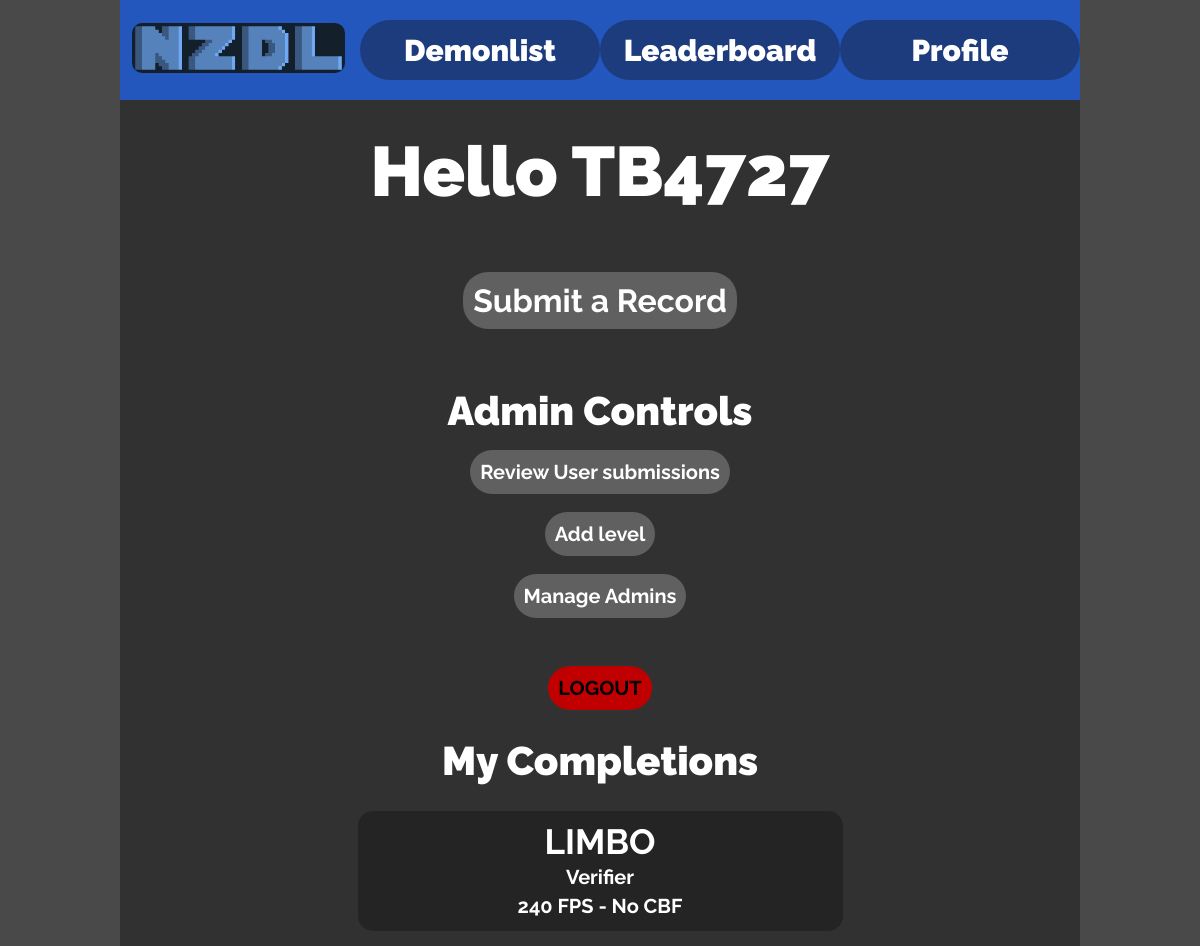
The page /profile (signed in) on the database as committed earlier.
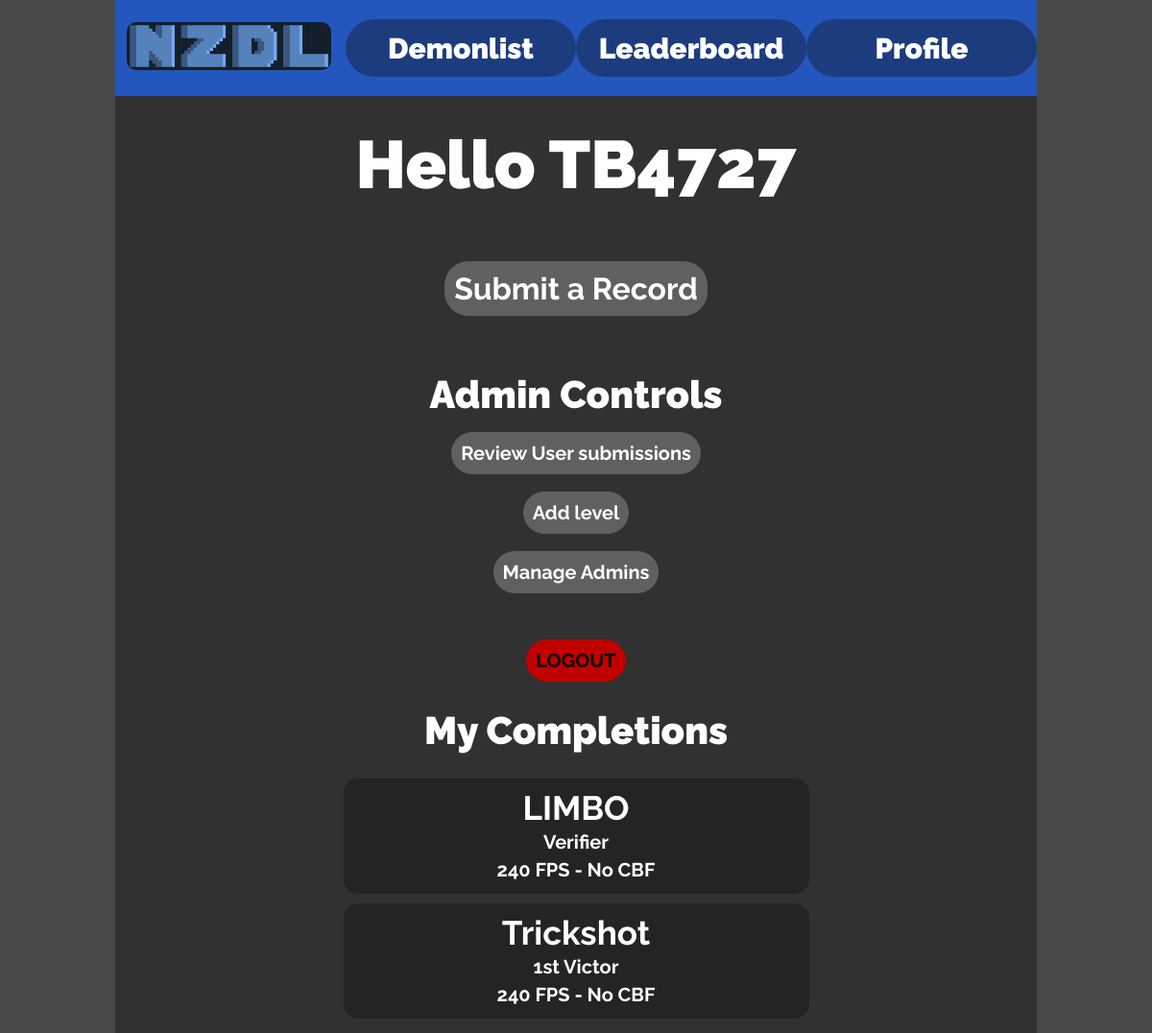
The same page on the database as committed later.
### app.py (models this page shows)
class Base(DeclarativeBase):
    pass

class Completions(Base):
    __tablename__ = "completions"
    id: Mapped[int] = mapped_column(primary_key=True)
    player_id: Mapped[int] = mapped_column(ForeignKey("users.id"))
    player: Mapped["Users"] = relationship(back_populates="user_completions")
    level_id: Mapped[int] = mapped_column(ForeignKey("levels.id"))
    level: Mapped["Levels"] = relationship(
        primaryjoin="Completions.level_id == Levels.id",
        back_populates="level_completions")
    completion_link: Mapped[str] = mapped_column(String())
    fps: Mapped[int] = mapped_column(Integer())
    cbf: Mapped[int] = mapped_column(Integer())
    accepted: Mapped[int] = mapped_column(Integer())
    index: Mapped[int] = mapped_column(Integer())

class Levels(Base):
    __tablename__ = "levels"
    id: Mapped[int] = mapped_column(primary_key=True)
    name: Mapped[str] = mapped_column(String())
    placement: Mapped[int] = mapped_column(Integer())
    verifier_id: Mapped[int] = mapped_column(ForeignKey("users.id"))
    verifier: Mapped["Users"] = relationship(
        primaryjoin="Levels.verifier_id == Users.id")
    verification_id: Mapped[int] = mapped_column(ForeignKey("completions.id"))
    verification: Mapped["Completions"] = relationship(
        primaryjoin="Levels.verification_id == Completions.id")
    publisher_id: Mapped[int] = mapped_column(ForeignKey("users.id"))
    publisher: Mapped["Users"] = relationship(
        primaryjoin="Levels.publisher_id == Users.id")
    level_completions: Mapped[list["Completions"]] = relationship(
        primaryjoin="Completions.level_id == Levels.id",
        back_populates="level")
    points: Mapped[int] = mapped_column(Integer())
    image_name: Mapped[str] = mapped_column(String())

### app.py (the view)
@app.route("/profile")
def profile():
    if IsLoggedIn():
        conn = db.session()
        playerID = GetUser().id
        beaten = conn.execute(text('''
    SELECT levels.name, completions.completion_link, completions.accepted,
    completions.\"index\", completions.FPS, completions.CBF
    FROM levels
    JOIN completions ON completions.level_id = levels.id
    WHERE levels.id in (
        SELECT level_id
        FROM completions
        WHERE player_id = :player_id
        AND accepted = 1)
    AND completions.player_id = :player_id
    ORDER BY levels.placement ASC;'''), {"player_id": playerID}).fetchall()
        return render_template(
            "profile.html",
            user=GetUser(),
            topText=f"Hello {GetUser().name}",
            title="Profile",
            isadmin=IsAdmin(),
            isowner=IsOwner(),
            userComps=beaten,
            cbfOptions=config.cbfOptions
        )
    else:
        return redirect("/login")

### app.py (called while the page is built)
def GetUser():
    if "user" in session:
        userID = session.get("user")
        if IsLoggedIn():
            return db.session.execute(
                select(Users).where(Users.id == userID)).scalar_one_or_none()
        else:
            return False
    else:
        return False

def IsLoggedIn():
    if "loggedin" in session:
        return session.get("loggedin")
    else:
        return False

def IsAdmin():
    if IsLoggedIn():
        if db.session.execute(
            select(Users.admin_rank_id).where(
                Users.id == GetUser().id)).scalar() > 1:
            return True
    return False

def IsOwner():
    if IsLoggedIn():
        if db.session().execute(
            select(Users.admin_rank_id).where(
                Users.id == GetUser().id)).scalar() == 3:
            return True
    else:
        return False

### templates/profile.html
{% extends "layout.html" %}
{% block content %}
<br>
<h1><a class="generic-button" href="/submission">Submit a Record</a></h1>
{% if isadmin or isowner %}
<br>
<h1 class="sub-heading">Admin Controls</h1>
{% endif %}
{% if isadmin %}
<a class="generic-button admin-control-button" href="/reviewrecords">Review User submissions</a>
<br><br><br>
<a class="generic-button admin-control-button" href="/addlevel">Add level</a>
<br><br><br>
{% endif %}
{% if isowner %}
<a class="generic-button admin-control-button" href="/adminmanaging">Manage Admins</a>
<br><br>
{% endif %}
<br>
<a class="logout-button" href="/logout">LOGOUT</a>
<h1 class="sub-heading">My Completions</h1>
{% if userComps %}
{% for completion in userComps %}
{% if completion[2] %}
<a href="{{completion[1]}}" target="_blank">
    <div class="completion-card">
        <p class="completion-card-content">{{completion[0]}}</p>
        {% if completion[3] == 0 %}
        <p class="completion-card-content completion-card-victor-desc">Verifier</p>
        {% elif completion[3] == 1 %}
        <p class="completion-card-content completion-card-victor-desc">1st Victor</p>
        {% elif completion[3] == 2 %}
        <p class="completion-card-content completion-card-victor-desc">2nd Victor</p>
        {% elif completion[3] == 3 %}
        <p class="completion-card-content completion-card-victor-desc">3rd Victor</p>
        {% else %}
        <p class="completion-card-content completion-card-victor-desc">{{completion[3]}}th Victor</p>
        {% endif %}
        <p class="completion-card-content completion-card-victor-desc">{{completion[4]}} FPS - {{cbfOptions[completion[5]]}}</p>
    </div>
</a>
{% endif %}
{% endfor %}
{% else %}
<h1>No Completions</h1>
{% endif %}
{% endblock %}

### templates/layout.html (shortened to what this page needs)
<!DOCTYPE html>
<html lang="en">
<head>
    <link rel="stylesheet" href="{{url_for('static', filename='styles.css')}}">
</head>
<body>
    <div class="background">
        <header>
        {% include "header.html" %}
        </header>
        <div class="content">
        {% if topText %}
        <h1 class="title-text">{{topText}}</h1>
        {% endif %}
        {% block content %}
        {% endblock %}
        </div>
    </div>
</body>
</html>

### templates/header.html
<a href="/"><img src="{{url_for('static', filename='images/web_logo.png')}}" alt="NZDL Logo" class="header-logo"></a>
<a class="header-button" href="/">
    <p class="header-button-text">Demonlist</p>
</a>
<a class="header-button" href="/leaderboard">
    <p class="header-button-text">Leaderboard</p>
</a>
<a class="header-button" href="/profile">
    <p class="header-button-text">Profile</p>
</a>

### static/styles.css (style rules this page uses)
* { font-family: "Raleway", sans-serif; font-optical-sizing: auto; font-weight: bold; font-style: normal; }
html, body { height: 100%; }
body { margin: 0 10vw 0 10vw; background-color: #494949; color: white; }
.content { padding: 15px; padding-top: 0; text-align: center; }
.background { min-height: 100%; background-color: #313131; margin: 0; }
header { height: 100px; width: 100%; background-color: #2457be; margin: 0; align-items: center; display: grid; grid-template-columns: 1fr 1fr 1fr 1fr; text-align: center; }
.header-logo { border-radius: 10px; height: 50px; margin-left: 5%; margin-right: 10%; align-items: center; display: inline; }
.header-button { font-size: 30px; background-color: #1C3C7E; border-radius: 30px; width: 240px; height: 60px; display: flex; justify-content: center; align-items: center; text-align: center; }
.header-button-text { margin: auto; font-weight: bolder; }
a { text-decoration: none; color: white; }
.generic-button { background-color: #606060; border-radius: 25px; text-align: center; padding: 10px }
.title-text { font-size: 70px; font-weight: bold; text-align: center; padding-top: 30px; padding-bottom: 30px; margin: 0; font-weight: bolder; }
.logout-button { background-color: #c00000; color: black; justify-content: center; align-items: center; text-align: center; display: block; margin: auto; margin-bottom: 20px; margin-top: 20px; padding: 10px; width: fit-content; border-radius: 30px; font-size: 20px; }
.admin-control-button { font-size: 20px; }
.sub-heading { font-size: 40px; font-weight: bolder; }
.completion-card { display: grid; grid-template-rows: 1fr 1fr 1fr; font-size: 35px; background-color: #242424; width: 50%; height: 100px; padding: 10px; margin: auto; border-radius: 15px; align-items: center; margin-top: 10px; }
.completion-card-content { margin: 0; }
.completion-card-victor-desc { font-size: 20px; }

Rows that differ between the two databases and show on the page:
added Completions: name "Trickshot", index "1st Victor", FPS "240", CBF "No CBF"
